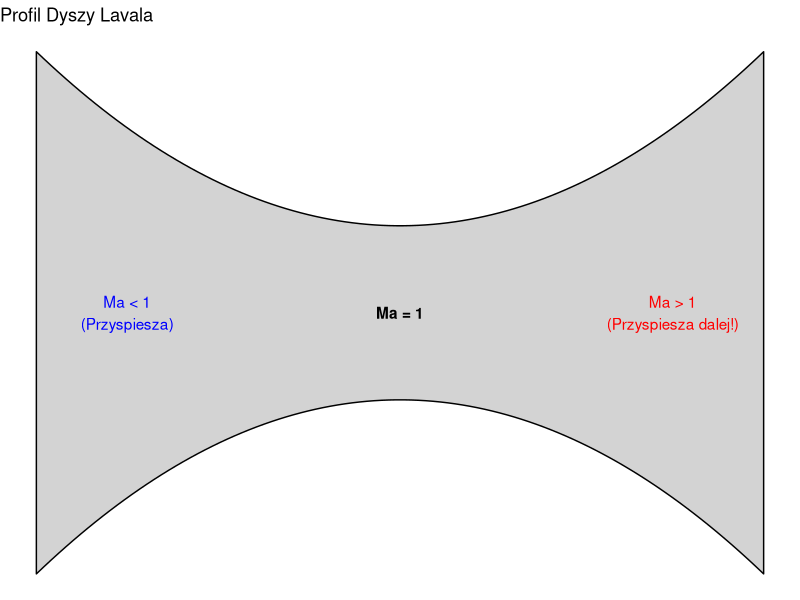

This figure's R source:
## ---- chunk 1
#| label: laval-nozzle
#| echo: false
#| fig-width: 10
#| fig-height: 4

library(ggplot2)

x <- seq(-2, 2, length.out=100)
# Profil dyszy (zbieżno-rozbieżny)
y_top <- 1 + 0.5 * x^2
y_bot <- - (1 + 0.5 * x^2)

df_nozzle <- data.frame(x=c(x, rev(x)), y=c(y_top, rev(y_bot)))

ggplot() +
  geom_polygon(data=df_nozzle, aes(x=x, y=y), fill="lightgrey", color="black") +
  annotate("text", x=-1.5, y=0, label="Ma < 1\n(Przyspiesza)", color="blue") +
  annotate("text", x=0, y=0, label="Ma = 1", fontface="bold") +
  annotate("text", x=1.5, y=0, label="Ma > 1\n(Przyspiesza dalej!)", color="red") +
  theme_void() +
  labs(title="Profil Dyszy Lavala")
